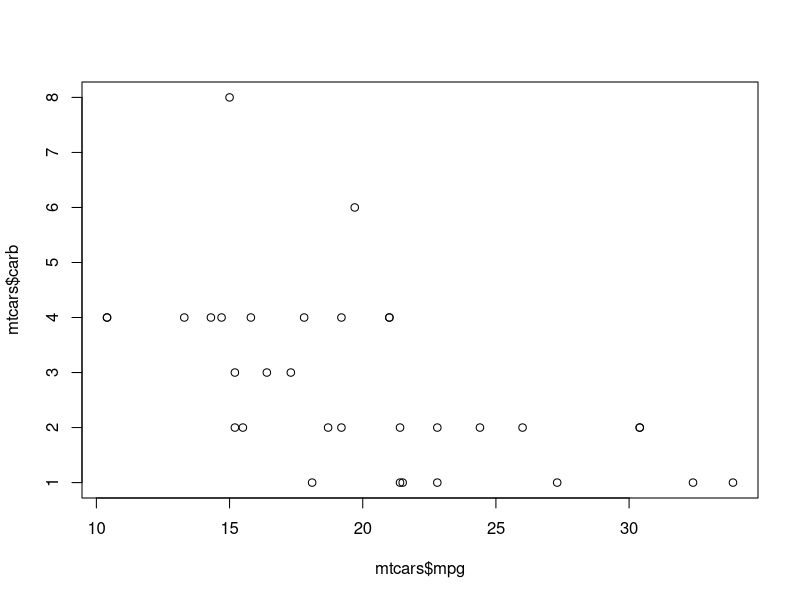
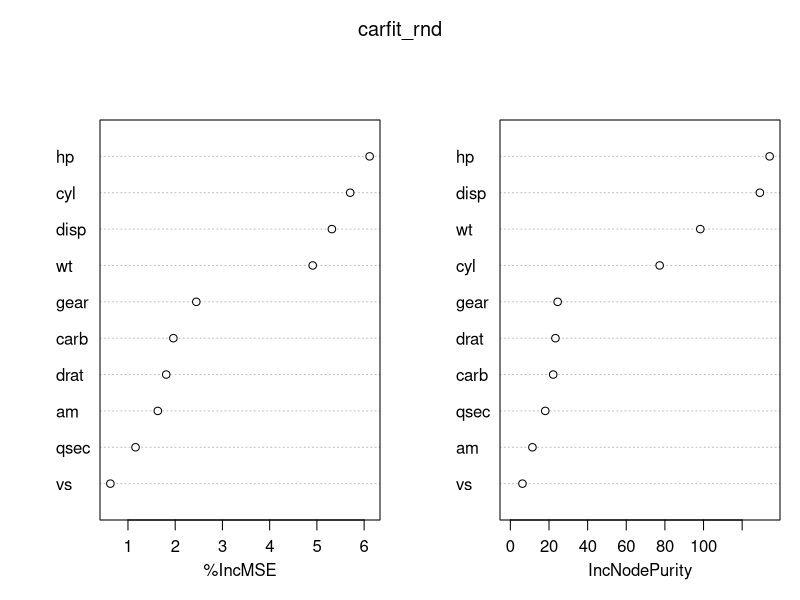

Here is the R script that generated these plots, in order:
# Script To use the following Decission Tree and Ensemble techniques for simple predictive analytics
# The script is intentionally kept simple to cover the basics of using simple decission tree ensemble techniques

# Play with data
?mtcars
mtcars
plot(mtcars$mpg,mtcars$carb)
finalResult = list()

#Sample the data set
smp_size <- floor(0.75 * nrow(mtcars))
train_ind <- sample(seq_len(nrow(mtcars)), size = smp_size)
train <- mtcars[train_ind,]
test <- mtcars[-train_ind,]
test_orig <- test$mpg

# Generate formula
f <- as.formula(paste("mpg ~ ",paste(names(train)[-1],collapse = " + ")))
library(rpart)


#####################################################################################
#build a simple decission tree model
carfit_dt <- rpart(f, data = train, method = "anova")

#Predict using Decission Tree
test_pred_dt <- predict(carfit_dt, test[,-1])

#Calculate accuracy
med <- median(test_orig)
RMSE_dt <- sqrt(mean((test_orig-test_pred_dt)^2))
finalResult$DT <- (1-RMSE_dt/med)

#####################################################################################
#build a random forest model
set.seed(415)
install.packages('randomForest')
library(randomForest)
carfit_rnd <- randomForest(f,data = train,importance=TRUE,ntree=150)

#See the imnportance of each variable
varImpPlot(carfit_rnd)

#predict using rand forest
test_pred_rnd <- predict(carfit_rnd, test[,-1])

test_pred_rnd
test_orig

#Calculate accuracy
med <- median(test_orig)
med <- mean(test_orig)
RMSE_rnd <- sqrt(mean((test_orig-test_pred_rnd)^2))
RMSE_rnd
finalResult$Rnd_For <- 1-RMSE_rnd/med
#####################################################################################
